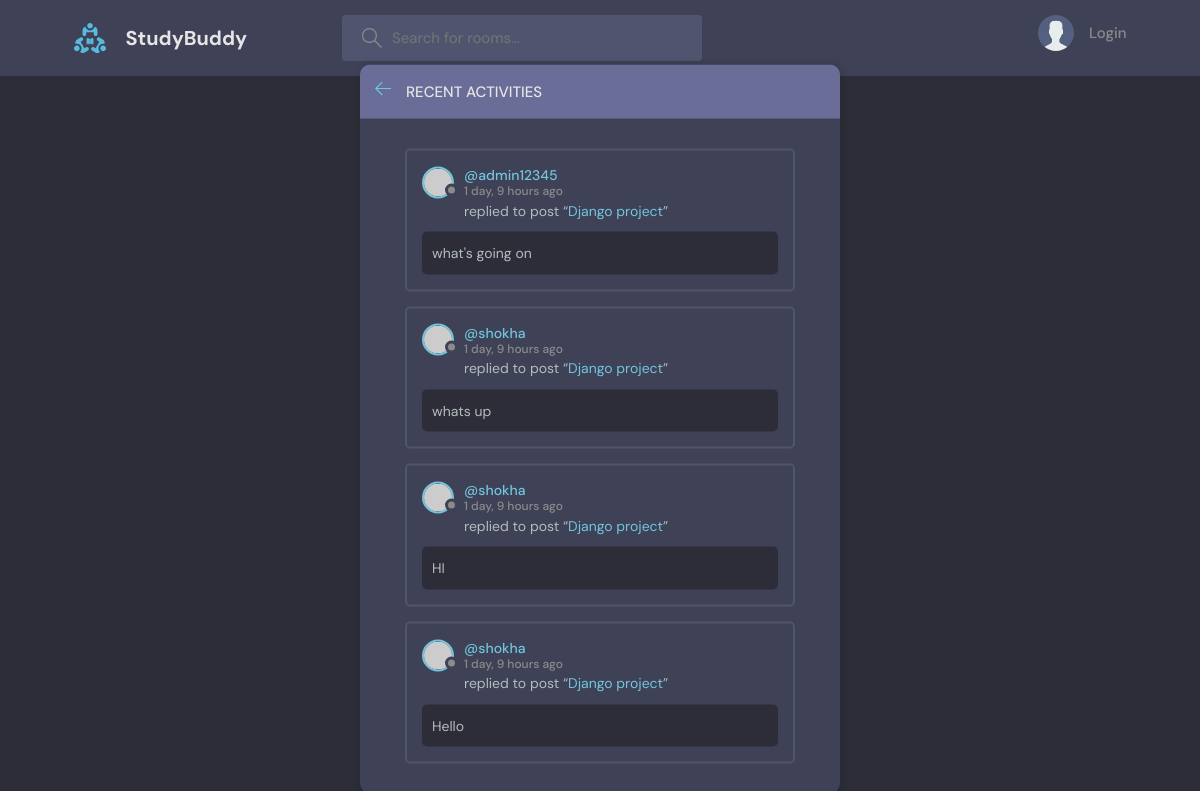
Page /activity/ on the earlier database version.
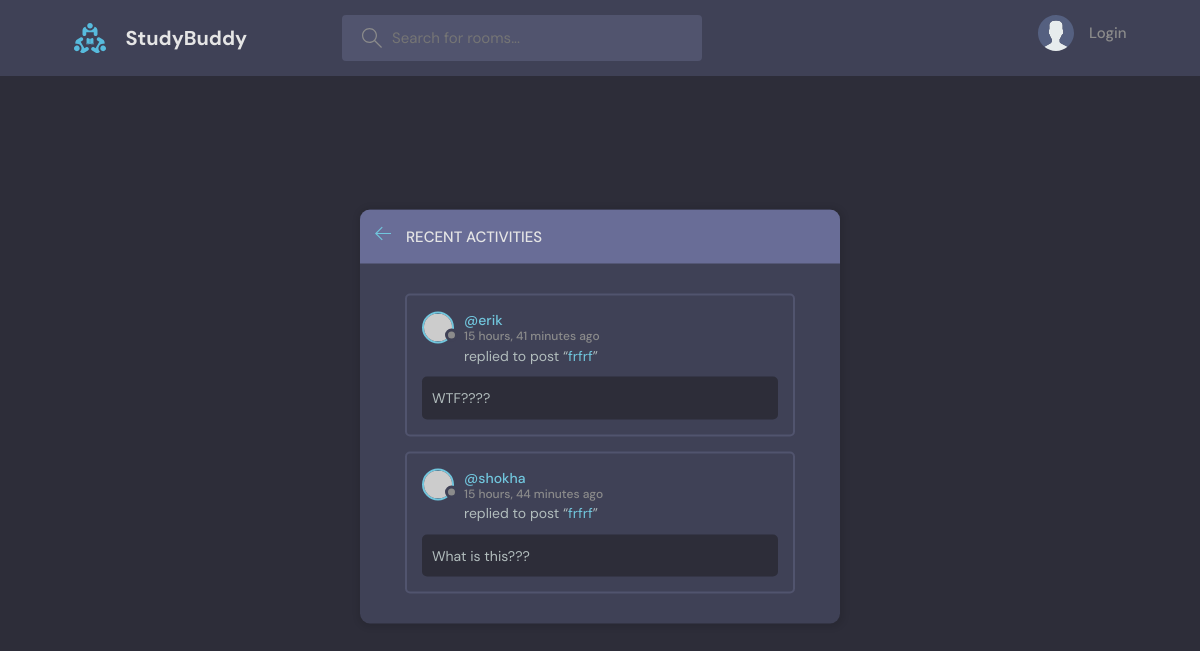
Same page on the later database version.
### base/models.py (models this page shows, shortened)
class Message(models.Model):
    user = models.ForeignKey(User, on_delete=models.CASCADE)
    room = models.ForeignKey(Room, on_delete=models.CASCADE)
    body = models.TextField()
    update = models.DateTimeField(auto_now=True)
    created = models.DateTimeField(auto_now_add=True)
    class Meta:
        ordering = ['-update', '-created']

class Room(models.Model):
    host = models.ForeignKey(User, on_delete=models.SET_NULL, null=True)
    topic = models.ForeignKey(Topic, on_delete=models.SET_NULL, null=True)
    name = models.CharField(max_length=200)
    description = models.TextField(null=True, blank=True)
    participants = models.ManyToManyField(User, related_name='participants', blank=True)
    update = models.DateTimeField(auto_now=True)
    created = models.DateTimeField(auto_now_add=True)
    class Meta:
        ordering = ['-update', '-created']
    def __str__(self) -> str:
        return self.name

### base/views.py (the view)
# urls.py: path('activity/', views.activityPage, name="activity"),
def activityPage(request):
    room_mesages = Message.objects.all()
    return render(request, 'base/activity.html', {'room_messages': room_mesages})

### base/templates/base/activity.html (shortened to what this page needs)
{% extends 'main.html' %}
{% block content %}
<main class="layout">
  <div class="container">
    <div class="layout__box">
      <div class="layout__boxHeader">
        <div class="layout__boxTitle">
          <a href="{% url 'home' %}">
            <svg version="1.1" xmlns="http://www.w3.org/2000/svg" width="32" height="32" viewBox="0 0 32 32">
              <title>arrow-left</title>
              <path
                d="M13.723 2.286l-13.723 13.714 13.719 13.714 1.616-1.611-10.96-10.96h27.625v-2.286h-27.625l10.965-10.965-1.616-1.607z">
              </path>
            </svg>
          </a>
          <h3>Recent Activities</h3>
        </div>
      </div>
      <div class="activities-page layout__body">
        {% for message in room_messages %}
        <div class="activities__box">
          <div class="activities__boxHeader roomListRoom__header">
            <a href="{% url 'user.profile' message.user.id %}" class="roomListRoom__author">
              <div class="avatar avatar--small">
                <img src="https://randomuser.me/api/portraits/women/11.jpg" />
              </div>
              <p>
                @{{ message.user }}
                <span>{{ message.created|timesince }} ago</span>
              </p>
            </a>
          </div>
          <div class="activities__boxContent">
            <p>replied to post “<a href="{% url 'room' message.room.id %}">{{message.room}}</a>”</p>
            <div class="activities__boxRoomContent">
              {{message.body}}
            </div>
          </div>
        </div>
        {% endfor %}
      </div>
    </div>
  </div>
</main>
{% endblock content %}

Differences in the rows shown:
removed Message: user "admin12345", created "1 day, 9 hours", room "Django project", body "what's going on"
removed Message: user "shokha", created "1 day, 9 hours", room "Django project", body "whats up"
removed Message: user "shokha", created "1 day, 9 hours", room "Django project", body "HI"
added Message: user "erik", created "15 hours, 41 minutes", room "frfrf", body "WTF????"
changed Message "shokha": created "1 day, 9 hours" → "15 hours, 44 minutes"; room "Django project" → "frfrf"; body "Hello" → "What is this???"
